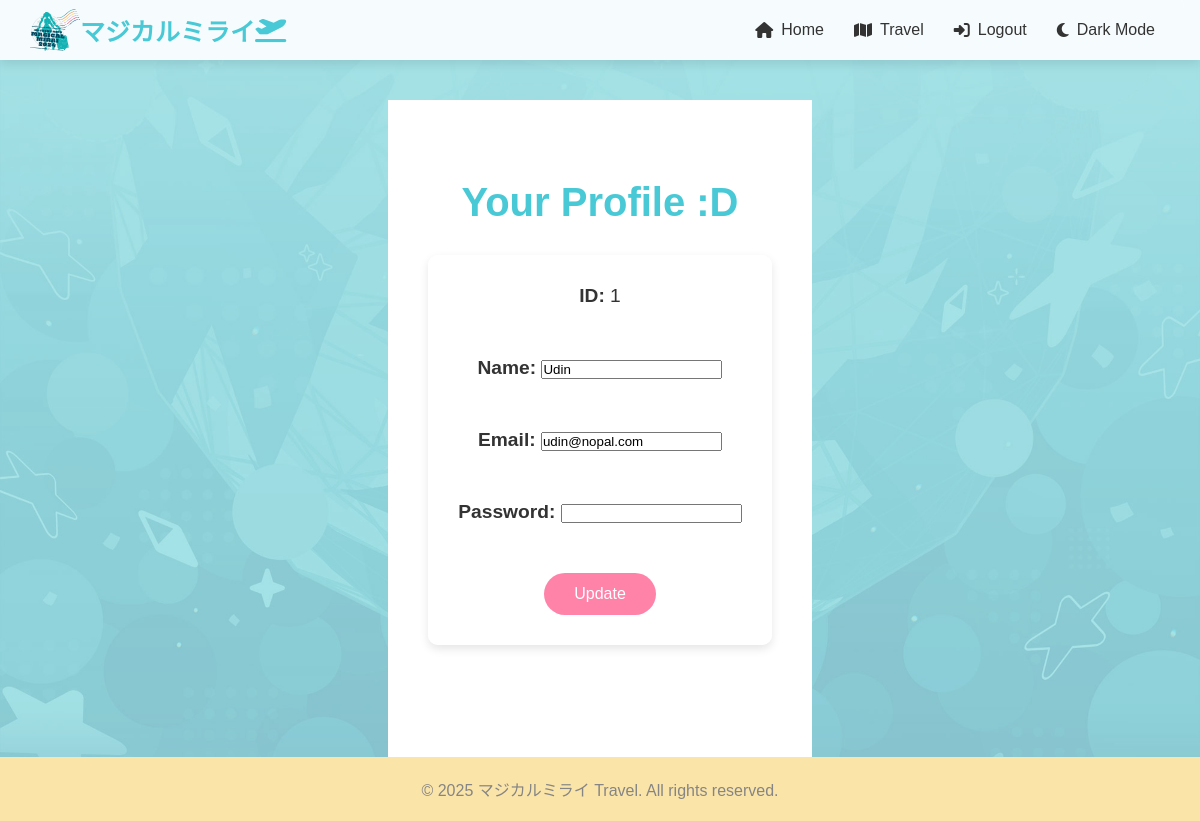
Page /profile.php (signed in) on the committed database.
### tables this page shows
CREATE TABLE `accounts` (
  `id` int(11) NOT NULL,
  `name` varchar(255) NOT NULL,
  `email` varchar(255) NOT NULL,
  `role` enum('user','admin') NOT NULL DEFAULT 'user',
  `password` text NOT NULL
);

### utils/auth.php (called while the page is built, shortened)
<?php
$logged_in = isset($_COOKIE[COOKIE_ACCOUNT_ID_KEY]);
function is_admin($conn) {
    $account_id = $_COOKIE[COOKIE_ACCOUNT_ID_KEY];
    $stmt = mysqli_prepare($conn, "SELECT role FROM accounts WHERE id = ?");
    mysqli_stmt_bind_param($stmt, 'i', $account_id);
    mysqli_stmt_execute($stmt);
    $result = mysqli_stmt_get_result($stmt);
    $account = mysqli_fetch_assoc($result);
    return $account && $account['role'] == 'admin';
}
?>

### profile.php (the view, shortened to what this page needs)
<?php
require_once('db.php');
require_once('utils/auth.php');
$account_id = $_COOKIE[COOKIE_ACCOUNT_ID_KEY] ?? null;
?>
<!DOCTYPE html>
<html lang="en">
<head>
    <link rel="stylesheet" href="css/styles.css">
    <link rel="stylesheet" href="https://cdnjs.cloudflare.com/ajax/libs/font-awesome/6.4.2/css/all.min.css">
    <link rel="stylesheet" href="https://cdn.jsdelivr.net/npm/flatpickr/dist/flatpickr.min.css">
    <link rel="stylesheet" href="css/flights.css">
</head>
<body id="dashboard-body">
<?php include('components/navbar.php'); echo get_navbar_html(logged_in: $logged_in, is_admin: is_admin($conn), in_admin: true) ?>
    <main>
    <div id="empty-space"></div>
    <div class="flights-section">
        <?php
        $stmt = $conn->prepare("SELECT * FROM accounts WHERE id = ?");
        $stmt->bind_param('i', $account_id);
        $stmt->execute();
        $result = $stmt->get_result();
        $row = $result->fetch_assoc();
        echo '<div class="dashboard-content">';
        echo '<h2>Your Profile :D</h2>';
        echo '<form method="POST" class="dashboard-card" style="margin-bottom: 2rem;">';
        echo "
        <p><strong>ID:</strong> {$row['id']}</p>
        <p><strong>Name:</strong> <input type='text' name='name' value='{$row['name']}' /></p>
        <p><strong>Email:</strong> <input type='email' name='email' value='{$row['email']}' /></p>
        <p><strong>Password:</strong> <input type='password' name='password' /></p>
        <button class='btn' type='submit' name='update_id' value='{$row['id']}'>Update</button>
        ";
        echo '</form>';
        echo '</div>';
        ?>
    </div>
    </main>
    <footer>
        <p>&copy; 2025 マジカルミライ Travel. All rights reserved.</p>
    </footer>
</body>
</html>
</body>
</html>

### css/styles.css (style rules this page uses)
:root { --primary-color: #49c9d6; --secondary-color: #ff82a9; --background-light: #ffffff; --background-dark: #121212; --text-light: #333333; --text-dark: #ffffff; }
#empty-space { height: 100px; }
html { scroll-behavior: smooth; scrollbar-width: none; }
* { margin: 0; padding: 0; box-sizing: border-box; font-family: 'Poppins', sans-serif; }
body { -webkit-font-smoothing: antialiased; -moz-osx-font-smoothing: grayscale; text-rendering: optimizeLegibility; }
body::before { content: ''; position: absolute; top: 0; left: 0; width: 100%; height: 100%; background: rgba(255, 255, 255, 0.4); transition: background 0.3s; z-index: -1; }
.btn { background-color: var(--secondary-color); color: #fff; padding: 12px; width: 100%; border: none; border-radius: 5px; font-size: 16px; cursor: pointer; transition: background 0.3s; }
#dashboard-body { background-image: url(../img/bg_theme.jpg); background-size: cover; background-position: center center; display: flex; flex-direction: column; align-items: center; position: relative; transition: background 0.3s, color 0.4s; color: var(--text-light); min-height: 100vh; overflow-x: hidden; box-sizing: border-box; }
#dashboard-body::before { content: ''; position: fixed; top: 0; left: 0; width: 100%; height: 100%; background: rgba(255, 255, 255, 0.4); z-index: 0; pointer-events: none; }
.dashboard-content { width: 100%; max-width: 1200px; margin: 0 auto; padding: 20px; position: relative; z-index: 1; box-sizing: border-box; }
.dashboard-card { background: rgba(255, 255, 255, 0.9); border-radius: 10px; padding: 30px; text-align: center; transition: transform 0.3s , box-shadow 0.3s; box-shadow: 0 4px 10px rgba(0, 0, 0, 0.1); }
.dashboard-card p { color: var(--text-light); margin-bottom: 20px; }
.dashboard-card .btn { background-color: var(--secondary-color); color: #fff; padding: 12px 30px; border: none; border-radius: 25px; font-size: 1rem; cursor: pointer; transition: background-color 0.3s; width: auto; }
footer { margin-top: auto; width: 100%; padding: 20px; text-align: center; background: #f7d26e; color: var(--text-light); }

### css/flights.css (style rules this page uses)
.flights-section { padding: 60px 20px; background: var(--background-light); text-align: center; }
.flights-section h2 { font-size: 2.5rem; color: var(--primary-color); margin-bottom: 30px; }
.flights-section p { font-size: 1.2rem; color: var(--text-light); margin-bottom: 50px; }

### rows in the picture
accounts: id "1", name "Udin", email "udin@nopal.com"
